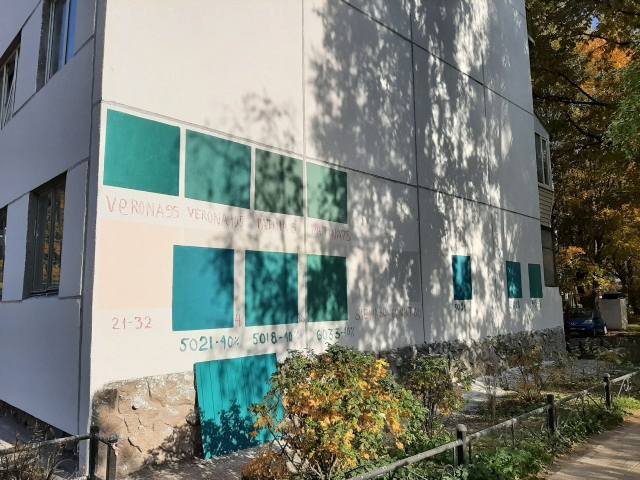
#> input picture photo/photo_2021-10-10 12.19.01.jpeg, 1280 x 960 px, found by its file name (shown at 1/2 size)
$ jupyter execute --allow-errors colors_of_city.ipynb
#> lines starting #> are read from the running program, lines starting #| are printed output that depends on the picture; long printed decimals are rounded
## Importing required modules

[cell 1]
import pandas as pd
import numpy as np
import time
import datetime
from typing import Tuple, List
from collections import Counter

[cell 2]
import requests
import os
import json

[cell 3]
from PIL import Image, ImageDraw, ImageColor
from PIL.ExifTags import TAGS
import imageio
from matplotlib.pyplot import imshow

## Loading project configuration

[cell 4]
def load_config():
    file = open('config.json', "r")
#> (reads config.json from the repository)
    config_file = json.load(file)
    file.close()
    return config_file
config = load_config()

DATABASE = config['databases']['photo_old']
DATABASE_NEW = config['databases']['photo']
PHOTO_DIR = config['directories']['raw_photo_old']
NEW_PHOTOS_DIR = config['directories']['raw_photo']
PROCESSED_PHOTOS_DIR = config['directories']['processed_photo']
#> (the rest of this cell did not finish here and is left out)

## Checking if there are new photos to process

[cell 5]
# [8 lines left out: function check_for_new_photos, not called in this run]

## Extracting exif data from certain photo

[cell 6]
# [24 lines left out: function extract_exif_from_photo, not called in this run]

## Processing exif data

[cell 7]
# [57 lines left out: function image_exif_data_processing, not called in this run]

# GPS location convertion from degrees, minutes and second to decimals

[cell 8]
def convert_gps_location(latitude, latitude_direction, longitude, longitude_direction):

    # Converting latitude
    if latitude_direction == 'N':
        latitute_new = latitude[0] + latitude[1] / 60 + latitude[2] / 3600
    else:
        latitute_new = -(latitude[0] + latitude[1] / 60 + latitude[2] / 3600)

    # Converting longitude
    if longitude_direction == 'E':
        longitude_new = longitude[0] + longitude[1] / 60 + longitude[2] / 3600
    else:
        longitude_new = -(longitude[0] + longitude[1] / 60 + longitude[2] / 3600)

    return float("{0:.6f}".format(latitute_new)), float("{0:.6f}".format(longitude_new))
print(convert_gps_location((59, 24, 51.49), 'N', (24, 37, 59.92), 'E'))

# Adding photo and its attributes to database (obsolete!)

[cell 9]
# [4 lines left out: function add_photo, not called in this run]

# Getting GPS location by address

[cell 10]
def get_location_by_address(address: str) -> Tuple[float, float]:
    url = f'https://geocode-maps.yandex.ru/1.x/?apikey={GEOCODE_YANDEX_API_KEY}&geocode=${address}&format=json'
    r = requests.get(url).json()
    return list(map(float, r["response"]["GeoObjectCollection"]["featureMember"][0]["GeoObject"]["Point"]["pos"].split(' ')))
# user_address = input('Enter your address: ')
#> (the rest of this cell did not finish here and is left out)

# Getting current weather for certain GPS location

[cell 11]
def get_weather_by_location(location: Tuple[float, float]):
    url = f'https://api.weather.yandex.ru/v2/forecast?lon={location[0]}&lat={location[1]}&extra=true'
    r = requests.get(url, headers={'X-Yandex-API-Key': WEATHER_YANDEX_API_KEY}).json()
    return r['fact']
#> (the rest of this cell did not finish here and is left out)

[cell 12]
def get_image(photo: str):
#> called with photo = 'photo_2021-10-10 12.19.01.jpeg'
    photo_path = os.path.join(PHOTO_DIR, photo)
    img = Image.open(photo_path)
#> img is the input picture: PIL image 1280x960 RGB; mean R, G, B 120.6, 126.3, 117.9
    return np.asarray(img)

[cell 13]
img = get_image('photo_2021-10-10 12.19.01.jpeg')
imshow(img)

[cell 14]
from sklearn.cluster import KMeans
import binascii

def get_hex_from_rgb(rgb_code: np.array) -> int:
    colour = binascii.hexlify(bytearray(int(c) for c in rgb_code)).decode('ascii')
    return colour

def get_rgb_from_hex(hex: int) -> np.array:
    return ImageColor.getcolor(hex, "RGB")

def get_colors_from_photo(img: np.array, colors_count: int=20):
#> called with colors_count = 20
    clt = KMeans(n_clusters=colors_count)
    clusters = clt.fit(img.reshape(-1, 3))
    cluster_centers = clusters.cluster_centers_
#> cluster_centers = 20 rows, first 8: [72.29, 70.68, 54.45], [178.1, 179.3, 169.5], [123.4, 125.6, 120.5], [37.18, 33.86, 14.73], [233.8, 226.1, 214], [96.92, 101.3, 103.8], [66.09, 162.6, 162.9], [152.9, 154.2, 144.3]
    cluster_pixels_count = Counter(clusters.labels_)
#> cluster_pixels_count = 20 items
    pixels_count = img.shape[0] * img.shape[1]
#> pixels_count = 1228800

    c_img = img.reshape(-1, 3).copy()
    for i, rgb_code in enumerate(cluster_centers):
        c_img[np.where(clusters.labels_ == i)] = rgb_code
#> this loop made 20 passes
#> rgb_code on passes 1 to 12: [72.29, 70.68, 54.45], [178.1, 179.3, 169.5], [123.4, 125.6, 120.5], [37.18, 33.86, 14.73], [233.8, 226.1, 214], [96.92, 101.3, 103.8], [66.09, 162.6, 162.9], [152.9, 154.2, 144.3], [55.94, 133.4, 131.3], [32.74, 93.98, 96.18], [155, 139.4, 89.98], [82.82, 86.48, 84.78]
    imshow(c_img.reshape(*img.shape))
    imageio.imwrite('clusters.png', c_img.reshape(*img.shape))

    width=300
    palette = np.zeros((100, 300, 3), np.uint8)
    steps = width / cluster_centers.shape[0]
#> steps = 15

    cluster_pixels_percent, cluster_centers = zip(*list(sorted(zip([cluster_pixels_count[i] / pixels_count for i in range(len(cluster_centers))], cluster_centers), reverse=True)))
#> cluster_pixels_percent = (0.166, 0.0794, 0.0701, 0.0615, 0.0612, 0.0603, 0.0513, 0.0512, 0.0473, 0.0469, 0.0458, 0.0455, 0.0373, 0.0368, 0.0354, 0.0282, 0.0272, 0.0187, 0.0151, 0.0147); cluster_centers = 20 items, first 6: [233.8, 226.1, 214], [106, 112.8, 122.7], [96.92, 101.3, 103.8], [37.18, 33.86, 14.73], [123.2, 132.1, 145.7], [123.4, 125.6, 120.5]

    for i, rgb_code in enumerate(cluster_centers):
        palette[:, int(i * steps):(int((i + 1) * steps)), :] = rgb_code
        print(rgb_code, f'#{get_hex_from_rgb(rgb_code)}', f'%={cluster_pixels_percent[i]}')
#> this loop made 20 passes
#> (rgb_code, colour in get_hex_from_rgb) on passes 1 to 12: ([233.8, 226.1, 214], 'e9e2d5'), ([106, 112.8, 122.7], '6a707a'), ([96.92, 101.3, 103.8], '606567'), ([37.18, 33.86, 14.73], '25210e'), ([123.2, 132.1, 145.7], '7b8491'), ([123.4, 125.6, 120.5], '7b7d78'), ([82.82, 86.48, 84.78], '525654'), ([72.29, 70.68, 54.45], '484636'), ([17.58, 15.39, 4.76], '110f04'), ([59.42, 54.23, 28.69], '3b361c'), ([208.8, 202.4, 189.4], 'd0cabd'), ([152.9, 154.2, 144.3], '989a90')
#| [233.837 226.075 213.956 ] #e9e2d5 %=0.1663
#| [106.020 112.768 122.693] #6a707a %=0.07936
#| [ 96.923 101.267 103.753] #606567 %=0.07009
#| [37.176 33.855 14.729] #25210e %=0.06151
#| [123.193  132.149 145.702] #7b8491 %=0.06122
#| [123.351 125.636 120.479] #7b7d78 %=0.06026
#| [82.822 86.485 84.775] #525654 %=0.05131
#| [72.294 70.677  54.454] #484636 %=0.05123
#> (further printed lines are left out)
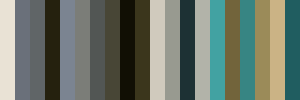
#> palette: shape (100, 300, 3); mean of channels 0, 1, 2 107, 117.2, 105.5; drawn as R, G, B
    imshow(palette)
    imageio.imwrite('palette.png', palette)


get_colors_from_photo(img)
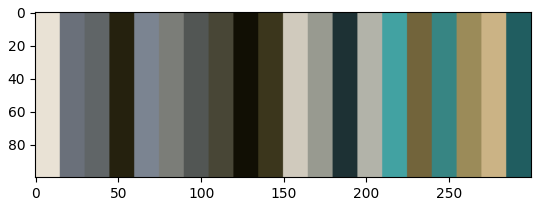
#> figure drawn by matplotlib, 1 panel
